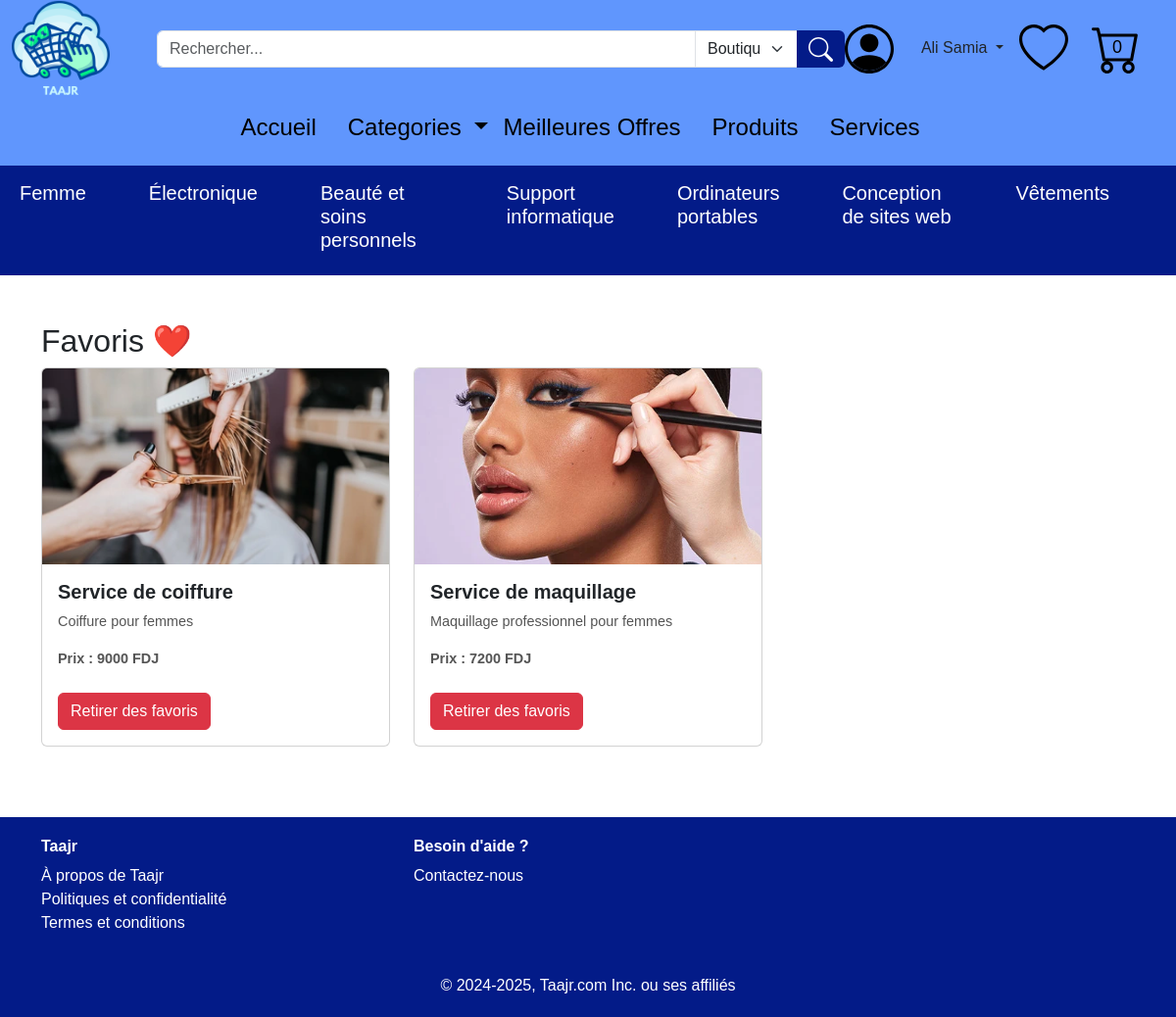
Screenshot of /Favoris (signed in) with the database file from the repository.
### tables this page shows
CREATE TABLE "categorie" (
    ID_cat INTEGER PRIMARY KEY AUTOINCREMENT,
    nom_cat CHAR(50)
, description CHAR(255), image CHAR(100));

CREATE TABLE "offre" (
    ID_off INTEGER PRIMARY KEY AUTOINCREMENT,
    libelle_off CHAR(50),
    description_off CHAR(50),
    quantite_en_stock INTEGER,
    prix_off INTEGER,
    date_off DATE DEFAULT (date('now', 'localtime')),
    type_off CHAR(50),
    ID_uti INTEGER, image_off CHAR(50),
    FOREIGN KEY (ID_uti) REFERENCES "utilisateur"(ID_uti)
);

### app.py (the view)
@app.route('/Favoris')
def Favoris():
    if ('user_id' not in session):
        flash('Veuillez vous connecter pour voir vos favoris.', 'danger')
        return redirect(url_for('connexion'))
    user_id = session['user_id']
    favoris = db.execute("""
        SELECT offre.*
        FROM likes
        INNER JOIN offre ON likes.ID_off = offre.ID_off
        WHERE likes.ID_uti = ?
    """, user_id)
    print(f"User ID: {user_id}")
    print(f"Favoris Retrieved: {favoris}")
    if (not favoris):
        flash('Vous n\'avez aucun favori.', 'info')
        print("Aucune offre trouvée dans les favoris de l'utilisateur.")
    return render_template('Favoris.html', favoris=favoris)
    return render_template('Favoris.html', favoris=favoris)

### app.py (called while the page is built)
@app.context_processor
def inject_user_id():
    return dict(user_id=session.get('user_id'))

@app.context_processor
def inject_user_info():
    user_id = session.get('user_id')
    if user_id:
        user = db.execute("SELECT nom_uti, prenom_uti, email_uti, telephone, date_naissance, genre, type_uti FROM utilisateur WHERE ID_uti = ?", user_id)
        if user:
            return dict(user_name=f"{user[0]['prenom_uti']} {user[0]['nom_uti']}")
    return dict(user_name=None)

@app.context_processor
def inject_categories():
    categories = db.execute("SELECT ID_cat, nom_cat FROM categorie")
    return dict(categories=categories)

@app.context_processor
def inject_favoris_ids():
    user_id = session.get('user_id')
    if user_id:
        favoris = db.execute("SELECT ID_off FROM likes WHERE ID_uti = ?", user_id)
        favoris_ids = [item['ID_off'] for item in favoris]
        return dict(favoris_ids=favoris_ids)
    return dict(favoris_ids=[])

@app.context_processor
def inject_cart_ids():
    if 'user_id' in session:
        cart_items = db.execute("SELECT ID_off FROM panier WHERE ID_uti = ?", session['user_id'])
        cart_ids = [item['ID_off'] for item in cart_items]
        cart_ids = [item['ID_off'] for item in cart_items]
    else:
        cart_ids = []
    return dict(cart_ids=cart_ids)

@app.context_processor
def inject_top_categories():
    top_categories = db.execute("""
        SELECT categorie.ID_cat, categorie.nom_cat, COUNT(offre.ID_off) AS offer_count
        FROM categorie
        JOIN appartenir ON categorie.ID_cat = appartenir.ID_cat
        JOIN offre ON appartenir.ID_off = offre.ID_off
        GROUP BY categorie.ID_cat
        ORDER BY offer_count DESC
        LIMIT 7
    """)
    return dict(top_categories=top_categories)

### templates/Favoris.html (shortened to what this page needs)
{% extends "layout.html" %}
{% block content %}
    <h2>Favoris ❤️</h2>
    {% if favoris %}
    <div class="row">
        {% for offer in favoris %}
        <div class="col-md-4">
            <a href="{{ url_for('offre_details', offre_id=offer.ID_off) }}" class="text-decoration-none text-dark">
                <div class="card mb-4">
                    {% if offer.image_off %}
                    <img src="/static/{{ offer.image_off }}" class="card-img-top" alt="Image de l'Offre">
                    {% else %}
                    <img src="/static/Images/default_offer.jpg" class="card-img-top" alt="Image par défaut">
                    {% endif %}
                    <div class="card-body">
                        <h5 class="card-title">{{ offer.libelle_off }}</h5>
                        <p class="card-text">{{ offer.description_off }}</p>
                        <p class="card-text fw-bold">Prix : {{ offer.prix_off }}  FDJ</p>
                        <form method="POST" action="{{ url_for('unlike_offer') }}">
                            <button type="submit" class="btn btn-danger mt-2">Retirer des favoris</button>
                        </form>
                    </div>
                </div>
            </a>
        </div>
        {% endfor %}
    </div>
    {% else %}
        <p>Aucune offre dans vos favoris.</p>
    {% endif %}
{% endblock %}

### templates/layout.html (shortened to what this page needs)
<!DOCTYPE html>
<html lang="fr">
<head>
  <link href="/static/bootstrap-5.3.3-dist/css/bootstrap.min.css" rel="stylesheet">
  <link rel="stylesheet" href="/static/style.css">
  <link rel="stylesheet" href="{{ url_for('static', filename='style.css') }}">
</head>
<body>
    <header>
        <div style="background-color: #6096FD;">
            <div class="container-fluid d-flex align-items-center">
              <a href="/"><img src="/static/Images/Taajr(1).png" width="100px" class="me-5"></a>
              <form action="{{ url_for('search') }}" method="GET" class="d-flex justify-content-center my-3" style="width: 65%;">
                <div class="input-group">
                    <input type="text" name="query" class="form-control" placeholder="Rechercher..." required>
                    <select name="category" class="form-select" style="max-width: 15%;">
                        <option value="boutique">Boutiques</option>
                    </select>
                    <button type="submit" class="btn btn-primary"  style="background-color: #031B88; border-color: #031B88;">
                        <img src="/static/Images/search.svg" width="25px" height="25px">
                    </button>
                </div>
              </form>
              <div class="d-flex align-items-center ms-auto">
                  <div class="dropdown">
                      <div class="dropdown-toggle" id="userDropdown" role="button" data-bs-toggle="dropdown" aria-expanded="false">
                          <img src="/static/Images/Maquette Taajr/person-circle.svg" width="50px" class="me-4">
                          {% if user_name %}
                              {{ user_name }}
                          {% endif %}
                      </div>
                  </div>
                  <a href="/Favoris" class="ms-3">
                    <img src="/static/Images/Maquette Taajr/heart.svg" width="50px" class="me-4">
                  </a>
                  <a href="{{ url_for('Panier') }}" class="cart-icon">
                      <img src="/static/Images/Maquette Taajr/cart.svg" width="50px" class="me-4">
                      <span class="cart-count">{{ cart_ids|length }}</span>
                  </a>
              </div>
            </div>
        </div>
        <nav class="navbar navbar-expand-lg navbar-dark" style="background-color: #6096FD;">
            <div class="container">
                <div class="collapse navbar-collapse justify-content-center" id="navbarNav">
                    <h4>
                        <ul class="navbar-nav ms-auto">
                            <li class="nav-item me-3">
                                <a class="nav-link {% if request.path == '/' %}text-white{% else %}text-black{% endif %}" href="/">Accueil</a>
                            </li>
                            <li class="nav-item dropdown">
                                <a class="nav-link dropdown-toggle  {% if request.path == '/Categories' %}text-white{% else %}text-black{% endif %}" href="#" id="categoriesDropdown" role="button" data-bs-toggle="dropdown" aria-expanded="false">
                                    Categories
                                </a>
                            </li>
                            <li class="nav-item me-3">
                                <a class="nav-link {% if request.path == '/meilleure_offre' %}text-white{% else %}text-black{% endif %}" href="/meilleure_offre">Meilleures Offres</a>
                            </li>
                            <li class="nav-item me-3">
                                <a class="nav-link {% if request.path == '/Produits' %}text-white{% else %}text-black{% endif %}" href="/Produits">Produits</a>
                            </li>
                            <li class="nav-item me-3">
                                <a class="nav-link {% if request.path == '/Services' %}text-white{% else %}text-black{% endif %}" href="/Services">Services</a>
                            </li>
                        </ul>
                    </h4>
                </div>
            </div>
        </nav>
            <nav class="navbar navbar-expand-lg navbar-light" style="background-color: #031B88;">
                <div class="container-fluid">
                    <div class="collapse navbar-collapse justify-content-center" id="subNavbarNav">
                        <h5>
                            <ul class="navbar-nav mx-auto">
                                {% for category in top_categories %}
                                <li class="nav-item me-5">
                                  <a class="nav-link text-white" href="{{ url_for('category_offers', category_id=category.ID_cat) }}">{{ category.nom_cat }}</a>
                                </li>
                                {% endfor %}
                            </ul>
                        </h5>
                    </div>
                </div>
            </nav>
    </header>
    <main>
        <div class="container my-5">
            {% block content %}
            {% endblock %}
        </div>
    </main>
    <footer class="footer text-white" style="background-color: #031B88;">
        <div class="container">
          <div class="row">
            <div class="col-md-4">
              <h6 class="fw-bold">Taajr</h6>
              <ul class="list-unstyled">
                <li><a href="/a_propos" class="text-white text-decoration-none">À propos de Taajr</a></li>
                <li><a href="/politique" class="text-white text-decoration-none">Politiques et confidentialité</a></li>
                <li><a href="/termes" class="text-white text-decoration-none">Termes et conditions</a></li>
              </ul>
            </div>
            <div class="col-md-4">
              <h6 class="fw-bold">Besoin d'aide ?</h6>
              <ul class="list-unstyled">
                <li><a href="/Contactez-nous" class="text-white text-decoration-none">Contactez-nous</a></li>
              </ul>
            </div>
          </div>
          <div class="text-center mt-4">
            <p class="mb-0">© 2024-2025, Taajr.com Inc. ou ses affiliés</p>
          </div>
        </div>
      </footer>
</body>
</html>

### static/style.css (style rules this page uses)
a { text-decoration: none; }
.card-img-top { width: 100%; height: 200px; object-fit: cover; }
.card-title { font-size: 1.25rem; font-weight: bold; }
.card-text { font-size: 0.9rem; color: #555; }
.btn-primary { background-color: #007bff; border: none; }

### templates/layout.html (style rules this page uses)
body { display: flex; flex-direction: column; min-height: 100vh; font-family: 'Arial', sans-serif; }
main { flex: 1; }
.footer { background-color: #6096FD; color: white; padding: 20px 0; margin-top: auto; }
.cart-icon { position: relative; display: inline-block; }
.cart-count { position: absolute; top: 50%; left: 50%; transform: translate(-100%, -55%); color: black; border-radius: 50%; padding: 2px 6px; font-size: 18px; }

### rows the page displays
categorie: nom_cat "Femme"
categorie: nom_cat "Électronique"
categorie: nom_cat "Beauté et soins personnels"
categorie: nom_cat "Support informatique"
categorie: nom_cat "Ordinateurs portables"
categorie: nom_cat "Conception de sites web"
categorie: nom_cat "Vêtements"
offre: image_off (picture), libelle_off "Service de coiffure", description_off "Coiffure pour femmes", prix_off "9000"
offre: image_off (picture), libelle_off "Service de maquillage", description_off "Maquillage professionnel pour femmes", prix_off "7200"

### other values shown
{{ user_name }} "Ali Samia"
{{ cart_ids|length }} "0"
